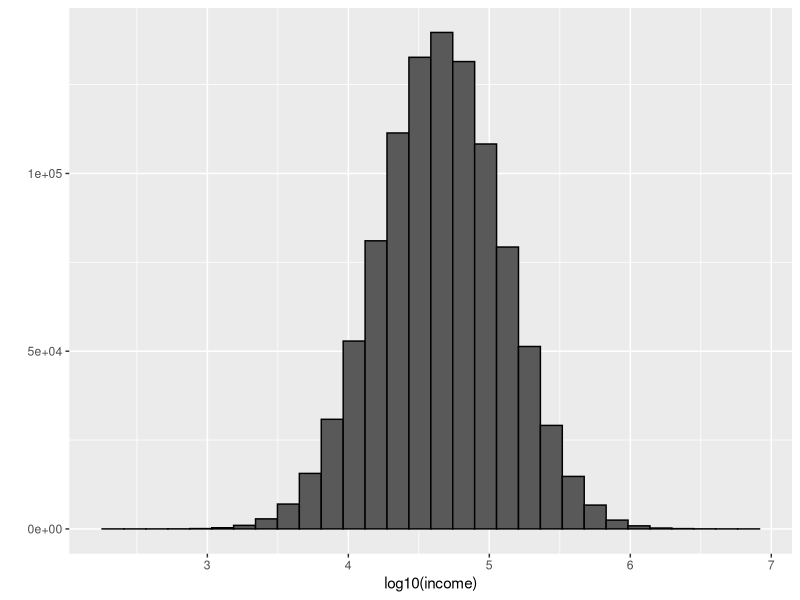
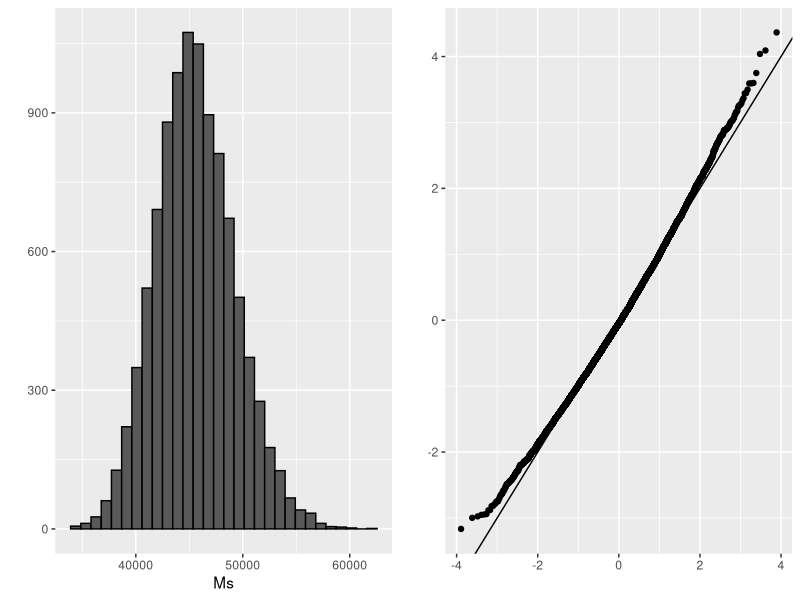
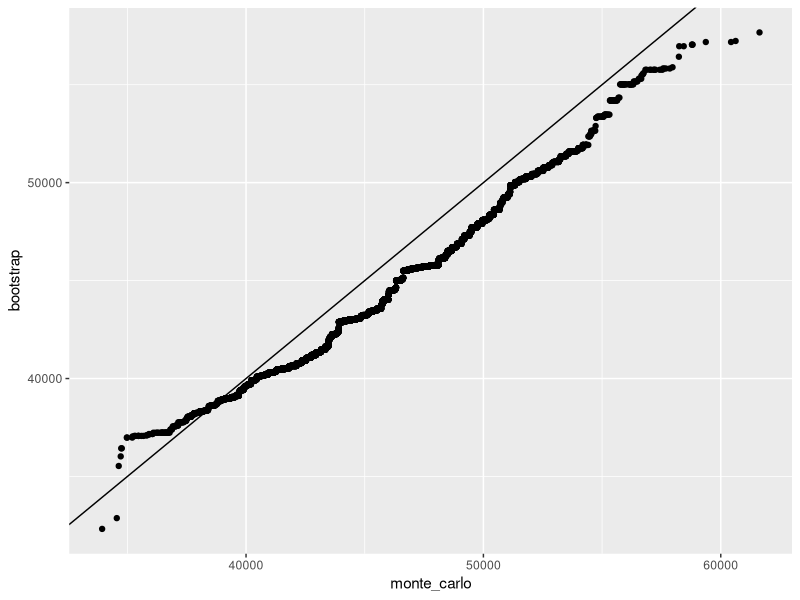

Write the R code that produced these figures, in order.
#-----------------------contents-------------------
#1. Bootstraping
#2. Constructing a confidence interval with the median

#----------------------preparing the data---------------------
library(tidyverse)

#This is the income of our population
n <- 10^6
income <- 10^(rnorm(n, 4.656786, 0.4394738))
qplot(log10(income), bins = 30, color = I("black"))

#We want to estimate the median
m <- median(income) 
m

#---------------------1. The distribution of the median------------------
#We take a sample of 250 and estimate the population median m with the sample median M.
set.seed(1)
N <- 250
X <- sample(income, N)
M <- median(X)
M

library(gridExtra)
B <- 10^4
Ms <- replicate(B, {
  X <- sample(income, N) #see that we sample without replacement. 
  M <- median(X)
})

p1 <- qplot(Ms, bins = 30, color = I("black"))
p2 <- qplot(sample = scale(Ms)) + geom_abline() #We standarize the data using the sacale() function and compare it with the normal distribution using geom_abline()
grid.arrange(p1, p2, ncol = 2)

mean(Ms)
sd(Ms)
#From a Monte Carlo simulation, we see that the distribution of M is approximately normal with the following
#expected value and standard error:

#---------------------------------1. Bootstraping--------------------------------
#The bootstrap permits us to approximate a Monte Carlo simulation without access to the entire distribution.
#The general idea is relatively simple. We act as if the observed sample is the population. We then sample
#(with replacement) datasets, of the same sample size as the original dataset. Then we compute the summary
#statistic, in this case median, on this bootstrap sample.

library(tidyverse)
B <- 10^4
M_stars <- replicate(B, {
  X_star <- sample(X, N, replace = TRUE) #We sample with replacement
  M_star <- median(X_star)
  })

tibble(monte_carlo = sort(Ms), bootstrap = sort(M_stars)) %>%
  qplot(monte_carlo, bootstrap, data = .) +
  geom_abline() #We see it is not perfect, but it provides a decent approximation

#--------------------------2. Constructing a confidence interval with the median---------------------------

quantile(Ms, c(0.05, 0.95)) #This was gotten useing the first Montecarlo. The distribution of the medians
quantile(M_stars, c(0.05, 0.95)) #This was gotten using bootstraping


median(X) + 1.96 * sd(X) / sqrt(N) * c(-1, 1) #This was gotten using the CLT (NOT A VERY GOOD ESTIMATE)

#If we know the distribution is normal, we can use the bootstrap to estimate the mean.
mean(Ms) + 1.96 * sd(Ms) * c(-1,1)
mean(M_stars) + 1.96 * sd(M_stars) * c(-1, 1)

